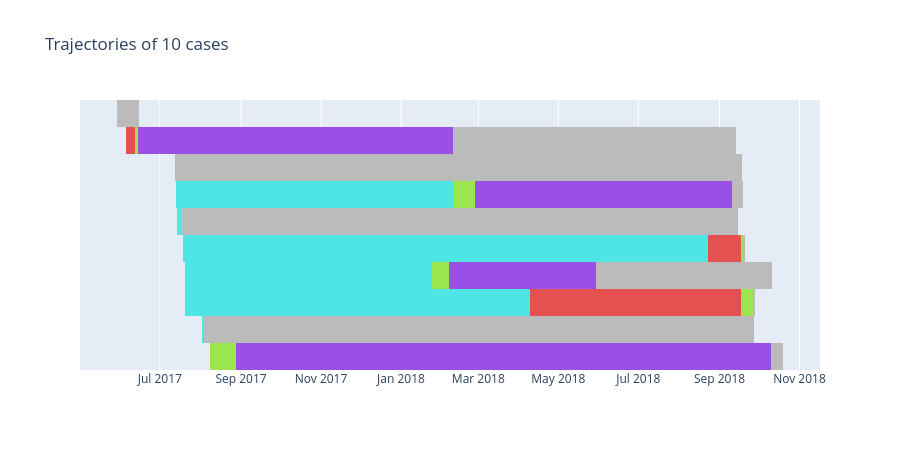

Write notebook code for a chart like this one.
### Code cell
case_trajectories_plot = kairo.plot_dbscan_trajectories(case_trajectories, color_mapping)
case_trajectories_plot

### Figure 1 — Plotly figure (JSON) as saved in the notebook; plotly's stock layout.template omitted (floating-point values rounded to 4 significant figures)
{"data": [{"base": ["2017-05-29T08:49:25.000000", "2017-06-05T13:34:59.000000", "2017-07-12T10:34:30.000000", "2017-07-13T09:05:45.000000", "2017-07-14T09:11:16.000000", "2017-07-18T12:42:35.000000", "2017-07-20T10:56:27.000000", "2017-07-20T12:59:33.000000", "2017-08-02T10:19:10.000000", "2017-08-08T09:48:14.000000"], "customdata": [[1], [1], [1], [1], [1], [1], [1], [1], [1], [1]], "hovertemplate": "state=0<br>start=%{base}<br>end=%{x}<br>case=%{y}<br>events=%{customdata[0]}<extra></extra>", "legendgroup": "0", "marker": {"color": "#50e5e5", "line": {"width": 0}, "pattern": {"shape": ""}}, "name": "0", "orientation": "h", "showlegend": true, "textposition": "auto", "type": "bar", "x": [204000, 2749000, 167000, 18238701000, 257201000, 34639120000, 16258108000, 22721118000, 79924000, 281000], "xaxis": "x", "y": ["case_000000", "case_000001", "case_000004", "case_000005", "case_000006", "case_000007", "case_000009", "case_000010", "case_000013", "case_000017"], "yaxis": "y"}, {"base": ["2017-05-29T08:52:49.000000", "2018-02-09T13:13:06.000000", "2017-07-12T10:37:17.000000", "2018-09-10T13:35:31.000000", "2017-07-17T08:37:57.000000", "2018-09-18T15:47:14.000000", "2018-05-29T11:05:15.000000", "2018-09-26T15:55:34.000000", "2017-08-03T08:31:14.000000", "2018-10-10T13:03:12.000000"], "customdata": [[8], [8], [6], [5], [6], [3], [12], [4], [6], [6]], "hovertemplate": "state=noise<br>start=%{base}<br>end=%{x}<br>case=%{y}<br>events=%{customdata[0]}<extra></extra>", "legendgroup": "noise", "marker": {"color": "#bbbbbb", "line": {"width": 0}, "pattern": {"shape": ""}}, "name": "noise", "orientation": "h", "showlegend": true, "textposition": "auto", "type": "bar", "x": [1447893000, 18647070000, 37383959000, 739675000, 36699980000, 126982000, 11655787000, 147019000, 36268356000, 766043000], "xaxis": "x", "y": ["case_000000", "case_000001", "case_000004", "case_000005", "case_000006", "case_000007", "case_000009", "case_000010", "case_000013", "case_000017"], "yaxis": "y"}, {"base": ["2017-06-05T14:20:48.000000", "2018-02-09T11:24:06.000000", "2018-08-23T10:41:15.000000", "2018-01-24T15:04:55.000000", "2018-04-09T12:24:51.000000", "2017-08-08T09:52:55.000000"], "customdata": [[1], [1], [1], [1], [1], [1]], "hovertemplate": "state=1<br>start=%{base}<br>end=%{x}<br>case=%{y}<br>events=%{customdata[0]}<extra></extra>", "legendgroup": "1", "marker": {"color": "#e55050", "line": {"width": 0}, "pattern": {"shape": ""}}, "name": "1", "orientation": "h", "showlegend": true, "textposition": "auto", "type": "bar", "x": [583634000, 238000, 2161937000, 153000, 13906213000, 4361000], "xaxis": "x", "y": ["case_000001", "case_000005", "case_000007", "case_000009", "case_000010", "case_000017"], "yaxis": "y"}, {"base": ["2017-06-12T08:28:02.000000", "2018-02-09T11:28:04.000000", "2018-09-17T11:13:32.000000", "2018-01-24T15:07:28.000000", "2018-09-17T11:15:04.000000", "2017-08-08T11:05:36.000000"], "customdata": [[1], [1], [1], [1], [1], [1]], "hovertemplate": "state=2<br>start=%{base}<br>end=%{x}<br>case=%{y}<br>events=%{customdata[0]}<extra></extra>", "legendgroup": "2", "marker": {"color": "#9ae550", "line": {"width": 0}, "pattern": {"shape": ""}}, "name": "2", "orientation": "h", "showlegend": true, "textposition": "auto", "type": "bar", "x": [178992000, 1474503000, 102616000, 1110011000, 794314000, 1721274000], "xaxis": "x", "y": ["case_000001", "case_000005", "case_000007", "case_000009", "case_000010", "case_000017"], "yaxis": "y"}, {"base": ["2017-06-14T10:11:14.000000", "2018-02-26T13:03:07.000000", "2018-09-18T15:43:48.000000", "2018-02-06T11:27:39.000000", "2018-09-26T15:53:38.000000", "2017-08-28T09:13:30.000000"], "customdata": [[1], [1], [1], [1], [1], [1]], "hovertemplate": "state=3<br>start=%{base}<br>end=%{x}<br>case=%{y}<br>events=%{customdata[0]}<extra></extra>", "legendgroup": "3", "marker": {"color": "#9a50e5", "line": {"width": 0}, "pattern": {"shape": ""}}, "name": "3", "orientation": "h", "showlegend": true, "textposition": "auto", "type": "bar", "x": [20746912000, 16936344000, 206000, 9675456000, 116000, 35264982000], "xaxis": "x", "y": ["case_000001", "case_000005", "case_000007", "case_000009", "case_000010", "case_000017"], "yaxis": "y"}], "layout": {"bargap": 0, "barmode": "overlay", "height": 450, "legend": {"title": {"text": "state"}, "tracegroupgap": 0}, "showlegend": false, "title": {"text": "Trajectories of 10 cases"}, "xaxis": {"anchor": "y", "domain": [0, 1], "type": "date"}, "yaxis": {"anchor": "x", "categoryarray": ["case_000017", "case_000013", "case_000010", "case_000009", "case_000007", "case_000006", "case_000005", "case_000004", "case_000001", "case_000000"], "categoryorder": "array", "domain": [0, 1], "title": {"text": "case"}, "visible": false}}}
